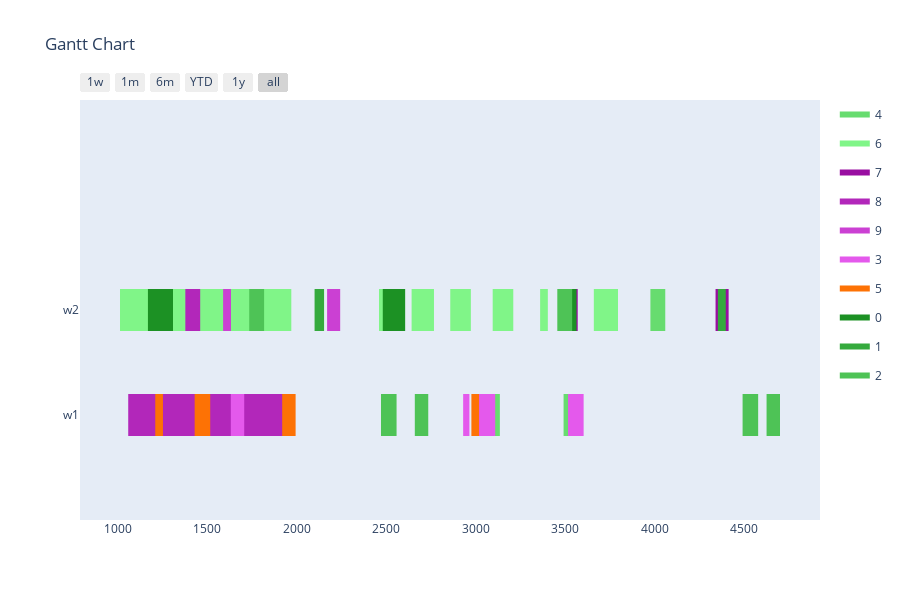

Notebook code for this chart:
### Markdown cell above
Config 1 - Test with One Point Crossover

### Code cell
optimizer = BaseGA(env)
optimizer.set_minimize()
# optional (in this case, all options given are the default option, if the configuration step is skipped)
optimizer.configure('tardiness', 'onepointcrossover', 'roulettewheel', 'randomize')
# choose an input generator (optional) -> decides how the data gets converted into the optimizer format
# optimizer.set_input_generator('SameLengthAlternativesGenerator')
# all parameters after offspring_amount are optional (in this case -> verbose=True)
result, best_fitness_history, average_fitness_history, best_generation_history, feasible_gen = optimizer.optimize(orders, max_generations, earliest_time_slot, last_time_slot, population_size, offspring_amount, verbose=True)
workstation_assignments = reformat_result(result, orders, env)
visualize(workstation_assignments, best_fitness_history, average_fitness_history, best_generation_history, feasible_gen)

### Figure 1 — Plotly figure (JSON) as saved in the notebook; plotly's stock layout.template omitted (floating-point values rounded to 4 significant figures)
{"data": [{"fill": "toself", "fillcolor": "rgb(103, 220, 111)", "hoverinfo": "name", "legendgroup": "rgb(103, 220, 111)", "mode": "none", "name": "4", "type": "scatter", "x": [3976, 4059, 4059, 3976, 3976, 1491, 1526, 1526, 1491, 1491, 243, 286, 286, 243, 243, 3491, 3526, 3526, 3491, 3491, 3092, 3135, 3135, 3092, 3092, 1543, 1630, 1630, 1543], "y": [0.8, 0.8, 1.2, 1.2, null, -0.2, -0.2, 0.2, 0.2, null, -0.2, -0.2, 0.2, 0.2, null, -0.2, -0.2, 0.2, 0.2, null, -0.2, -0.2, 0.2, 0.2, null, -0.2, -0.2, 0.2, 0.2]}, {"fill": "toself", "fillcolor": "rgb(128, 245, 136)", "hoverinfo": "name", "legendgroup": "rgb(128, 245, 136)", "mode": "none", "name": "6", "type": "scatter", "x": [2460, 2600, 2600, 2460, 2460, 3095, 3210, 3210, 3095, 3095, 2858, 2973, 2973, 2858, 2858, 3660, 3795, 3795, 3660, 3660, 2642, 2767, 2767, 2642, 2642, 970, 1013, 1013, 970, 970, 3360, 3403, 3403, 3360], "y": [0.8, 0.8, 1.2, 1.2, null, 0.8, 0.8, 1.2, 1.2, null, 0.8, 0.8, 1.2, 1.2, null, 0.8, 0.8, 1.2, 1.2, null, 0.8, 0.8, 1.2, 1.2, null, 0.8, 0.8, 1.2, 1.2, null, 0.8, 0.8, 1.2, 1.2]}, {"fill": "toself", "fillcolor": "rgb(153, 14, 161)", "hoverinfo": "name", "legendgroup": "rgb(153, 14, 161)", "mode": "none", "name": "7", "type": "scatter", "x": [3517, 3570, 3570, 3517, 3517, 1242, 1286, 1286, 1242, 1242, 4340, 4413, 4413, 4340, 4340, 692, 745, 745, 692], "y": [0.8, 0.8, 1.2, 1.2, null, 0.8, 0.8, 1.2, 1.2, null, 0.8, 0.8, 1.2, 1.2, null, 0.8, 0.8, 1.2, 1.2]}, {"fill": "toself", "fillcolor": "rgb(178, 39, 186)", "hoverinfo": "name", "legendgroup": "rgb(178, 39, 186)", "mode": "none", "name": "8", "type": "scatter", "x": [504, 587, 587, 504, 504, 1378, 1461, 1461, 1378, 1378, 780, 863, 863, 780, 780, 972, 1059, 1059, 972, 972, 340, 375, 375, 340, 340, 416, 503, 503, 416], "y": [0.8, 0.8, 1.2, 1.2, null, 0.8, 0.8, 1.2, 1.2, null, 0.8, 0.8, 1.2, 1.2, null, -0.2, -0.2, 0.2, 0.2, null, -0.2, -0.2, 0.2, 0.2, null, -0.2, -0.2, 0.2, 0.2]}, {"fill": "toself", "fillcolor": "rgb(203, 64, 211)", "hoverinfo": "name", "legendgroup": "rgb(203, 64, 211)", "mode": "none", "name": "9", "type": "scatter", "x": [446, 499, 499, 446, 446, 1589, 1633, 1633, 1589, 1589, 2170, 2243, 2243, 2170, 2170, 659, 712, 712, 659], "y": [0.8, 0.8, 1.2, 1.2, null, 0.8, 0.8, 1.2, 1.2, null, 0.8, 0.8, 1.2, 1.2, null, 0.8, 0.8, 1.2, 1.2]}, {"fill": "toself", "fillcolor": "rgb(228, 89, 236)", "hoverinfo": "name", "legendgroup": "rgb(228, 89, 236)", "mode": "none", "name": "3", "type": "scatter", "x": [2930, 2965, 2965, 2930, 2930, 1632, 1707, 1707, 1632, 1632, 275, 362, 362, 275, 275, 3074, 3109, 3109, 3074, 3074, 3516, 3603, 3603, 3516, 3516, 3009, 3084, 3084, 3009], "y": [-0.2, -0.2, 0.2, 0.2, null, -0.2, -0.2, 0.2, 0.2, null, -0.2, -0.2, 0.2, 0.2, null, -0.2, -0.2, 0.2, 0.2, null, -0.2, -0.2, 0.2, 0.2, null, -0.2, -0.2, 0.2, 0.2]}, {"fill": "toself", "fillcolor": "rgb(253, 114, 5)", "hoverinfo": "name", "legendgroup": "rgb(253, 114, 5)", "mode": "none", "name": "5", "type": "scatter", "x": [1430, 1517, 1517, 1430, 1430, 513, 588, 588, 513, 513, 1919, 1994, 1994, 1919, 1919, 1445, 1488, 1488, 1445, 1445, 2976, 3019, 3019, 2976, 2976, 1210, 1253, 1253, 1210], "y": [-0.2, -0.2, 0.2, 0.2, null, -0.2, -0.2, 0.2, 0.2, null, -0.2, -0.2, 0.2, 0.2, null, -0.2, -0.2, 0.2, 0.2, null, -0.2, -0.2, 0.2, 0.2, null, -0.2, -0.2, 0.2, 0.2]}, {"fill": "toself", "fillcolor": "rgb(28, 145, 36)", "hoverinfo": "name", "legendgroup": "rgb(28, 145, 36)", "mode": "none", "name": "0", "type": "scatter", "x": [1169, 1309, 1309, 1169, 1169, 3520, 3563, 3563, 3520, 3520, 824, 949, 949, 824, 824, 831, 946, 946, 831, 831, 2481, 2606, 2606, 2481, 2481, 210, 325, 325, 210, 210, 312, 452, 452, 312], "y": [0.8, 0.8, 1.2, 1.2, null, 0.8, 0.8, 1.2, 1.2, null, 0.8, 0.8, 1.2, 1.2, null, 0.8, 0.8, 1.2, 1.2, null, 0.8, 0.8, 1.2, 1.2, null, 0.8, 0.8, 1.2, 1.2, null, 0.8, 0.8, 1.2, 1.2]}, {"fill": "toself", "fillcolor": "rgb(53, 170, 61)", "hoverinfo": "name", "legendgroup": "rgb(53, 170, 61)", "mode": "none", "name": "1", "type": "scatter", "x": [4353, 4397, 4397, 4353, 4353, 366, 439, 439, 366, 366, 354, 417, 417, 354, 354, 2100, 2153, 2153, 2100], "y": [0.8, 0.8, 1.2, 1.2, null, 0.8, 0.8, 1.2, 1.2, null, 0.8, 0.8, 1.2, 1.2, null, 0.8, 0.8, 1.2, 1.2]}, {"fill": "toself", "fillcolor": "rgb(78, 195, 86)", "hoverinfo": "name", "legendgroup": "rgb(78, 195, 86)", "mode": "none", "name": "2", "type": "scatter", "x": [1735, 1818, 1818, 1735, 1735, 3456, 3539, 3539, 3456, 3456, 4491, 4578, 4578, 4491, 4491, 2471, 2558, 2558, 2471, 2471, 2660, 2735, 2735, 2660, 2660, 4625, 4700, 4700, 4625], "y": [0.8, 0.8, 1.2, 1.2, null, 0.8, 0.8, 1.2, 1.2, null, -0.2, -0.2, 0.2, 0.2, null, -0.2, -0.2, 0.2, 0.2, null, -0.2, -0.2, 0.2, 0.2, null, -0.2, -0.2, 0.2, 0.2]}, {"legendgroup": "rgb(103, 220, 111)", "marker": {"color": "rgb(103, 220, 111)", "opacity": 0, "size": 1}, "mode": "markers", "name": "", "showlegend": false, "text": [null, null, null, null, null, null, null, null, null, null, null, null], "type": "scatter", "x": [3976, 4059, 1491, 1526, 243, 286, 3491, 3526, 3092, 3135, 1543, 1630], "y": [1, 1, 0, 0, 0, 0, 0, 0, 0, 0, 0, 0]}, {"legendgroup": "rgb(128, 245, 136)", "marker": {"color": "rgb(128, 245, 136)", "opacity": 0, "size": 1}, "mode": "markers", "name": "", "showlegend": false, "text": [null, null, null, null, null, null, null, null, null, null, null, null, null, null], "type": "scatter", "x": [2460, 2600, 3095, 3210, 2858, 2973, 3660, 3795, 2642, 2767, 970, 1013, 3360, 3403], "y": [1, 1, 1, 1, 1, 1, 1, 1, 1, 1, 1, 1, 1, 1]}, {"legendgroup": "rgb(153, 14, 161)", "marker": {"color": "rgb(153, 14, 161)", "opacity": 0, "size": 1}, "mode": "markers", "name": "", "showlegend": false, "text": [null, null, null, null, null, null, null, null], "type": "scatter", "x": [3517, 3570, 1242, 1286, 4340, 4413, 692, 745], "y": [1, 1, 1, 1, 1, 1, 1, 1]}, {"legendgroup": "rgb(178, 39, 186)", "marker": {"color": "rgb(178, 39, 186)", "opacity": 0, "size": 1}, "mode": "markers", "name": "", "showlegend": false, "text": [null, null, null, null, null, null, null, null, null, null, null, null], "type": "scatter", "x": [504, 587, 1378, 1461, 780, 863, 972, 1059, 340, 375, 416, 503], "y": [1, 1, 1, 1, 1, 1, 0, 0, 0, 0, 0, 0]}, {"legendgroup": "rgb(203, 64, 211)", "marker": {"color": "rgb(203, 64, 211)", "opacity": 0, "size": 1}, "mode": "markers", "name": "", "showlegend": false, "text": [null, null, null, null, null, null, null, null], "type": "scatter", "x": [446, 499, 1589, 1633, 2170, 2243, 659, 712], "y": [1, 1, 1, 1, 1, 1, 1, 1]}, {"legendgroup": "rgb(228, 89, 236)", "marker": {"color": "rgb(228, 89, 236)", "opacity": 0, "size": 1}, "mode": "markers", "name": "", "showlegend": false, "text": [null, null, null, null, null, null, null, null, null, null, null, null], "type": "scatter", "x": [2930, 2965, 1632, 1707, 275, 362, 3074, 3109, 3516, 3603, 3009, 3084], "y": [0, 0, 0, 0, 0, 0, 0, 0, 0, 0, 0, 0]}, {"legendgroup": "rgb(253, 114, 5)", "marker": {"color": "rgb(253, 114, 5)", "opacity": 0, "size": 1}, "mode": "markers", "name": "", "showlegend": false, "text": [null, null, null, null, null, null, null, null, null, null, null, null], "type": "scatter", "x": [1430, 1517, 513, 588, 1919, 1994, 1445, 1488, 2976, 3019, 1210, 1253], "y": [0, 0, 0, 0, 0, 0, 0, 0, 0, 0, 0, 0]}, {"legendgroup": "rgb(28, 145, 36)", "marker": {"color": "rgb(28, 145, 36)", "opacity": 0, "size": 1}, "mode": "markers", "name": "", "showlegend": false, "text": [null, null, null, null, null, null, null, null, null, null, null, null, null, null], "type": "scatter", "x": [1169, 1309, 3520, 3563, 824, 949, 831, 946, 2481, 2606, 210, 325, 312, 452], "y": [1, 1, 1, 1, 1, 1, 1, 1, 1, 1, 1, 1, 1, 1]}, {"legendgroup": "rgb(53, 170, 61)", "marker": {"color": "rgb(53, 170, 61)", "opacity": 0, "size": 1}, "mode": "markers", "name": "", "showlegend": false, "text": [null, null, null, null, null, null, null, null], "type": "scatter", "x": [4353, 4397, 366, 439, 354, 417, 2100, 2153], "y": [1, 1, 1, 1, 1, 1, 1, 1]}, {"legendgroup": "rgb(78, 195, 86)", "marker": {"color": "rgb(78, 195, 86)", "opacity": 0, "size": 1}, "mode": "markers", "name": "", "showlegend": false, "text": [null, null, null, null, null, null, null, null, null, null, null, null], "type": "scatter", "x": [1735, 1818, 3456, 3539, 4491, 4578, 2471, 2558, 2660, 2735, 4625, 4700], "y": [1, 1, 1, 1, 0, 0, 0, 0, 0, 0, 0, 0]}], "layout": {"height": 600, "hovermode": "closest", "showlegend": true, "title": {"text": "Gantt Chart"}, "xaxis": {"rangeselector": {"buttons": [{"count": 7, "label": "1w", "step": "day", "stepmode": "backward"}, {"count": 1, "label": "1m", "step": "month", "stepmode": "backward"}, {"count": 6, "label": "6m", "step": "month", "stepmode": "backward"}, {"count": 1, "label": "YTD", "step": "year", "stepmode": "todate"}, {"count": 1, "label": "1y", "step": "year", "stepmode": "backward"}, {"step": "all"}]}, "showgrid": false, "type": "date", "zeroline": false}, "yaxis": {"autorange": false, "range": [-1, 3], "showgrid": false, "ticktext": ["w1", "w2"], "tickvals": [0, 1], "zeroline": false}}}
